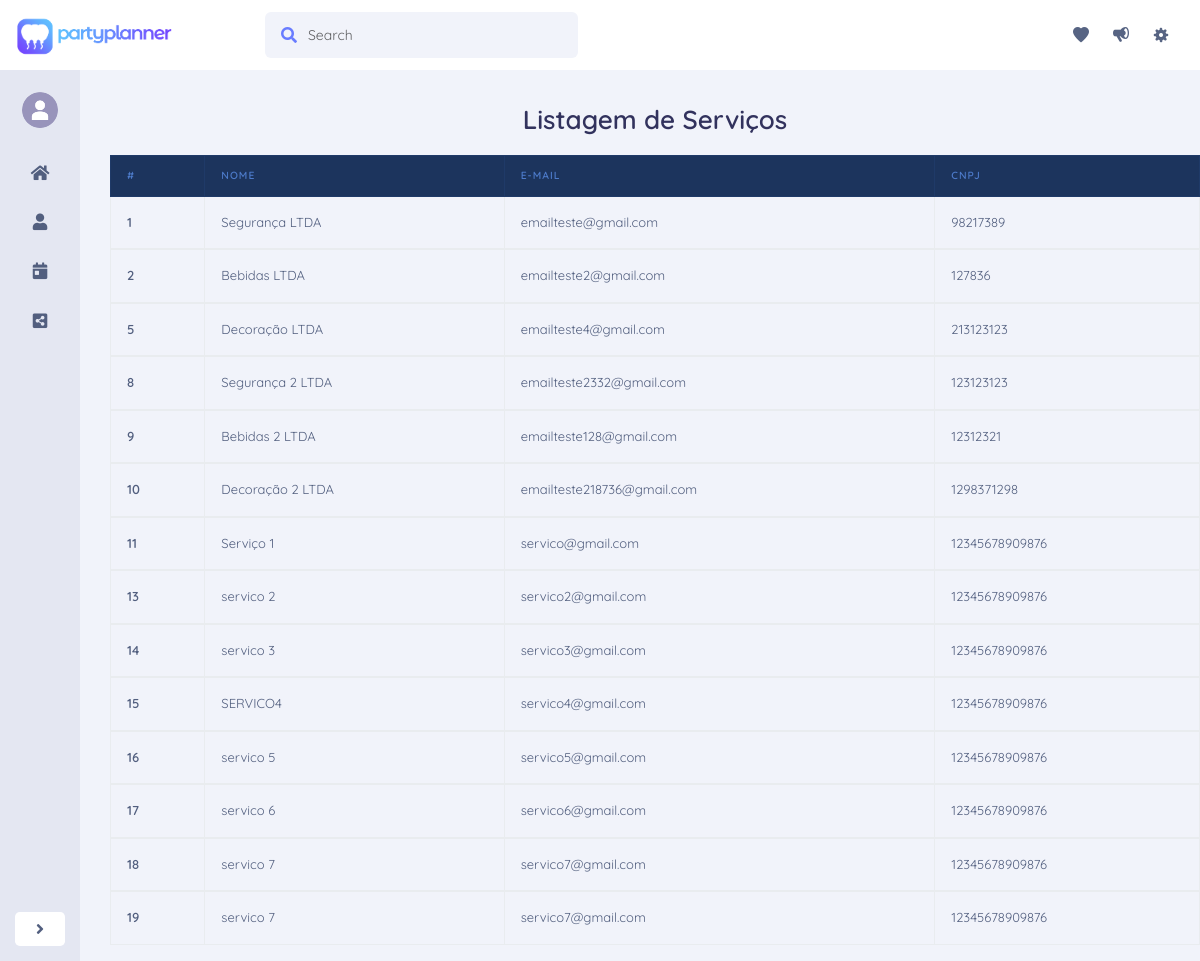
Screenshot of /view/lista_servico.php (signed in) with the database file from the repository.
### tables this page shows
CREATE TABLE `usuario` (
  `id` bigint(20) NOT NULL,
  `nome` varchar(100) NOT NULL,
  `email` varchar(200) NOT NULL,
  `senha` varchar(20) NOT NULL,
  `tipo` char(1) NOT NULL,
  `cnpj` char(14) DEFAULT NULL,
  `telefone` bigint(20) DEFAULT NULL,
  `idCategoria` int(11) DEFAULT NULL
);

### autoload.php (called while the page is built, shortened)
<?php
function autoload($classe)
{
    $classe = lcfirst($classe);
    $classe2 = lcfirst(substr($classe, 0,8));
    $classe3 = lcfirst(substr($classe, 8));
    $classe4 = lcfirst(substr($classe, 0,6));
    $classe5 = lcfirst(substr($classe, 6));
    $classe6 = lcfirst(substr($classe, 8,6));
    $classe7 = lcfirst(substr($classe, 14));
}

### modelo/database.class.php (called while the page is built, shortened)
<?php
include_once '../autoload.php';
class Database{
    protected static $conn;
    private function __construct()
    {
        try
        {
            self::$conn = new PDO("mysql:host=". Config::HOST_NAME."; dbname=".Config::DATABASE_NAME, Config::DATABASE_USER_NAME, Config::DATABASE_PASSWORD);
            self::$conn->setAttribute(PDO::ATTR_ERRMODE, PDO::ERRMODE_EXCEPTION);
            self::$conn->exec('SET NAMES utf8');
        }
        catch (PDOException $e)
        {
            $email = new Email();
            die("Connection Error: " . $e->getMessage());
        }
    }
    public static function conectar()
    {
        return self::$conn;
    }
}

### controle/controle.servico.class.php (called while the page is built, shortened)
<?php
class ControleServico extends ControleBase {
    private $servico;
    public function __construct() {
        $this->servico = new Servico();
    }
    public function controleAcao($acao,$param=null,$param2=null){
        switch ($acao) {
            default:
                return parent::controleAcao($acao,$param,$param2);
                break;
        }
    }
    protected function listarTodos($param=null, $param2){
        return $this->servico->listarTodos($param, $param2);
    }
}

### modelo/servico.class.php (called while the page is built, shortened)
<?php
class Servico implements IBaseModelo{
    private $id;
    private $nome;
    private $email;
    private $cnpj;
    private $conn;
    public function getId() {
        return $this->id;
    }
    public function getNome() {
        return $this->nome;
    }
    public function getEmail() {
        return $this->email;
    }
    public function getCnpj() {
        return $this->cnpj;
    }
    public function __construct() {
        $this->conn = Database::conectar();
    }
    public function listarTodos($nome=null, $idCategoria){
        try{
            if(!is_null($nome)){
                if (!is_null($idCategoria)) {
                    $query="SELECT id, nome, email, telefone, senha, cnpj, idCategoria FROM usuario WHERE nome LIKE :nome AND idCategoria=:idCategoria AND tipo='S'";
                }else {
                    $query="SELECT id, nome, email, telefone, senha, cnpj, idCategoria FROM usuario WHERE nome LIKE :nome AND tipo='S'";
                }
            }else{
                if (!is_null($idCategoria)) {
                    $query="SELECT id, nome, email, telefone, senha, cnpj, idCategoria FROM usuario WHERE idCategoria=:idCategoria AND tipo='S'";
                }else {
                    $query="SELECT id, nome, email, telefone, senha, cnpj, idCategoria FROM usuario WHERE tipo='S'";
                }
            }
            $this->stmt= $this->conn->prepare($query);
            if($this->stmt->execute()){
                $servicos = $this->stmt->fetchAll(PDO::FETCH_CLASS,"Servico");
            }
            return $servicos;
        } catch(PDOException $e) {
            echo "<div class='alert alert-danger'>".$e->getMessage()."</div>";
            return null;
        }
    }
}

### controle/controle.base.class.php (called while the page is built, shortened)
<?php
abstract class ControleBase {
    public function controleAcao($acao,$param=null, $param2=null) {
        switch ($acao) {
             case "listarTodos":
                return $this->listarTodos($param, $param2);
                break;
        }
    }
}
?>

### view/lista_servico.php (the view, shortened to what this page needs)
<?php
	include_once '../autoload.php';
	$servicoControle = new ControleServico();
	$servicos = array();
	if(isset($_GET['procure'])){
		$servicos = $servicoControle->controleAcao("listarTodos", $_GET['procure']);
	}else{
		$servicos = $servicoControle->controleAcao("listarTodos");
	}
?>
<!DOCTYPE html>
<html>
<head>
<link rel="stylesheet" href="https://stackpath.bootstrapcdn.com/bootstrap/4.1.0/css/bootstrap.min.css">
    <link rel="stylesheet" href="https://use.fontawesome.com/releases/v5.8.1/css/all.css">
    <link rel="stylesheet" href="css/main.css">
	<link href="vendor/nucleo/css/nucleo.css" rel="stylesheet">
	<link href="vendor/@fortawesome/fontawesome-free/css/all.min.css" rel="stylesheet">
	<link type="text/css" href="css/argon.css?v=1.0.0" rel="stylesheet">
</head>
<body>
    <?php include_once('include/navbar.php'); ?>
    <div class="wrapper">
    	<?php include_once('include/sidebar.php'); ?>
    	<div id="page">
<h1 class="text-center mb-3">Listagem de Serviços</h1>
    <table class="table table-bordered">
        <thead class="thead-dark">
            <tr>
                <th scope="col">#</th>
				<th scope="col">Nome</th>
				<th scope="col">E-mail</th>
                <th scope="col">Cnpj</th>
            </tr>
        </thead>
		<?php
		if(!empty($servicos)){
			foreach ($servicos as $serv) {
				echo "
					<tbody>
						<tr>
							<th scope='row'><a href='perfil_servico.php?servico=".$serv->getId()."'>".$serv->getId()."</a></th>
							<td><a style='' href='perfil_servico.php?servico=".$serv->getId()."'>".$serv->getNome()."</a></td>
							<td><a href='perfil_servico.php?servico=".$serv->getId()."'>".$serv->getEmail()."</a></td>
							<td><a href='perfil_servico.php?servico=".$serv->getId()."'>".$serv->getCnpj()."</a></td>
						</tr>
					</tbody>
				";
			}
		}
		?>

### view/include/navbar.php (shortened to what this page needs)
<div class="navigation bg-light">
	<nav class="navbar navbar-horizontal navbar-expand-lg">
		<div class="container container-menu">
			<a class="navbar-brand" href="home.php"><img src="img/brand/logo-padrao.png"/></a>
			<div class="collapse navbar-collapse" id="navbar-default">
				<form class="navbar-search navbar-search-light form-inline mr-3 d-none d-md-flex ml-lg-auto">
				  <div class="form-group mb-0">
					<div class="input-group input-group-alternative">
					  <div class="input-group-prepend">
						<span class="input-group-text"><i class="fas fa-search"></i></span>
					  </div>
					  <input class="form-control" placeholder="Search" type="text">
					</div>
				  </div>
				</form>
				<ul class="navbar-nav ml-lg-auto">
					<li class="nav-item">
						<a class="nav-link nav-link-icon" href="#">
							<i class="ni ni-favourite-28"></i>
						</a>
					</li>
					<li class="nav-item">
						<a class="nav-link nav-link-icon" href="">
							<i class="ni ni-notification-70"></i>
						</a>
					</li>
					<li class="nav-item dropdown">
						<a class="nav-link nav-link-icon" href="" id="navbar-default_dropdown_1" role="button" data-toggle="dropdown" aria-haspopup="true" aria-expanded="false">
							<i class="ni ni-settings-gear-65"></i>
						</a>
					</li>
				</ul>
			</div>
		</div>
	</nav>
</div>

### view/include/sidebar.php (shortened to what this page needs)
<nav id="sidebar" class="minimized">
				<button id="expandeMenu" class="btn-diferente">
                    	<i class="fas fa-angle-right"></i>
				</button>
            <div class="sidebar-header">
				<div class="header-photo circle">
					<img src="img/fotosPerfil/noimage5.png"/>
				</div>
            </div>
            <ul class="list-unstyled components">
                <a href="home.php">
	                <li class="active">
	                    <i class="fas fa-home"></i><span>Página incial</span>
	                </li>
                </a>
                <a href="">
					<li>
                    	<i class="fas fa-user"></i><span>Seu perfil</span>
                	</li>
                </a>
				<a href="lista_evento.php">
					<li>
                    	<i class="fas fa-calendar-day"></i><span>Seus eventos</span>
                	</li>
                </a>
                <a href="">
					<li>
                    	<i class="fas fa-share-alt-square"></i><span>Compartilhados</span>
                	</li>
                </a>
            </ul>
        </nav>

### view/css/main.css (style rules this page uses)
.wrapper { display: flex; align-items: stretch; width: 100%; margin-left: auto; margin-right: auto; display: flex; align-items: stretch; }
html { height: 100%; }
body { font-family: 'Quicksand' !important; background-color: #f1f3fa !important; height: 100%; }
a, a:hover, a:focus { color: inherit; text-decoration: none; transition: all 0.1s; }
#sidebar { background: rgb(228, 231, 242); color: inherit; width: 83px; min-height: 100vh; }
#sidebar .sidebar-header { padding: 20px 20px 0px; height: 120px; background-size: 100% 100%; border-top-left-radius: 0.3rem; border-top-right-radius: 0.3rem; }
#sidebar .header-photo { width: 74px; height: 74px; margin: auto; padding: 2px; background-size: 100% 100%; }
#sidebar .header-photo img { width: 100%; height: 100%;; border-radius: 50px; margin: 0px; }
#sidebar ul.components { padding: 20px 0 0 0; font-size: .8rem; }
#sidebar ul li { padding: 15px 30px 15px 30px; font-size: 0.8rem; }
#sidebar ul > a { font-size: 1.1em; display: block; }
#sidebar ul > a i { font-size: 1em; margin-right: 13px; }
#sidebar.minimized { text-align: center; }
#sidebar.minimized .sidebar-header { height: auto; background: none; }
#sidebar.minimized .header-photo { width: 40px; height: 40px; position: relative; }
#sidebar.minimized .list-unstyled li { text-align: center; padding: 15px 25px 15px 25px; }
#sidebar.minimized .list-unstyled li i { font-size: 1.3em; margin-right: 0px; }
.navigation { width: 100%; }
.navbar ul { float: right; position: absolute; right: 15px; }
.bg-light { background-color: #fff !important; }
.navbar-brand img { width: 160px; }
.navbar-brand { margin-right: 90px !important; font-size: 1.3rem; font-weight: bold; color: #697cff !important; }
.navbar { width: 100%; padding: 0.5rem 15px !important; margin-left: auto; margin-right: auto; }
@media (min-width: 992px) { .navbar-expand-lg { height: 70px; } }
.container.container-menu { width: auto; padding-right: 0px !important; padding-left: 0px !important; margin-right: 0px !important; margin-left: 0px !important; }
#page { width: 100%; margin: 30px 0px 0px 30px; text-align: left; }
.btn-diferente { padding: 5px 21px; border: none; background-color: #fff; color: #525f7f; border-radius: 0.3rem; cursor: pointer; outline: none; }
#expandeMenu { position: fixed; left: 15px; bottom: 15px; }
.circle { border-radius: 50%; }

### rows the page displays
usuario: id "1", nome "Segurança LTDA", email "emailteste@gmail.com", cnpj "98217389"
usuario: id "2", nome "Bebidas LTDA", email "emailteste2@gmail.com", cnpj "127836"
usuario: id "5", nome "Decoração LTDA", email "emailteste4@gmail.com", cnpj "213123123"
usuario: id "8", nome "Segurança 2 LTDA", email "emailteste2332@gmail.com", cnpj "123123123"
usuario: id "9", nome "Bebidas 2 LTDA", email "emailteste128@gmail.com", cnpj "12312321"
usuario: id "10", nome "Decoração 2 LTDA", email "emailteste218736@gmail.com", cnpj "1298371298"
usuario: id "11", nome "Serviço 1", email "servico@gmail.com", cnpj "12345678909876"
usuario: id "13", nome "servico 2", email "servico2@gmail.com", cnpj "12345678909876"
usuario: id "14", nome "servico 3", email "servico3@gmail.com", cnpj "12345678909876"
usuario: id "15", nome "SERVICO4", email "servico4@gmail.com", cnpj "12345678909876"
usuario: id "16", nome "servico 5", email "servico5@gmail.com", cnpj "12345678909876"
usuario: id "17", nome "servico 6", email "servico6@gmail.com", cnpj "12345678909876"
usuario: id "18", nome "servico 7", email "servico7@gmail.com", cnpj "12345678909876"
usuario: id "19", nome "servico 7", email "servico7@gmail.com", cnpj "12345678909876"
